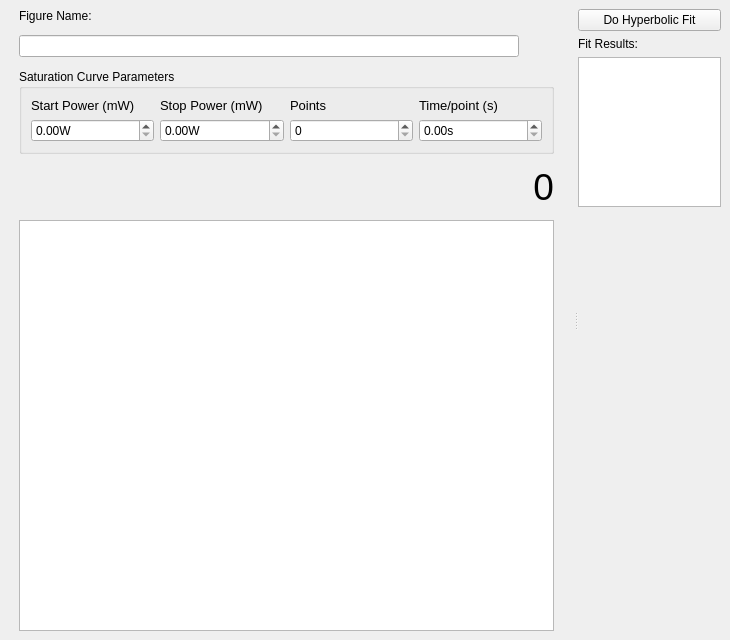
  <widget class="QDockWidget" name="saturation_fit_DockWidget">
   <property name="sizePolicy">
    <sizepolicy hsizetype="Expanding" vsizetype="Preferred">
     <horstretch>0</horstretch>
     <verstretch>0</verstretch>
    </sizepolicy>
   </property>
   <property name="minimumSize">
    <size>
     <width>730</width>
     <height>640</height>
    </size>
   </property>
   <property name="accessibleDescription">
    <string/>
   </property>
   <property name="autoFillBackground">
    <bool>false</bool>
   </property>
   <property name="floating">
    <bool>false</bool>
   </property>
   <property name="allowedAreas">
    <set>Qt::AllDockWidgetAreas</set>
   </property>
   <property name="windowTitle">
    <string>Saturation measurement</string>
   </property>
   <attribute name="dockWidgetArea">
    <number>2</number>
   </attribute>
   <widget class="QWidget" name="dockWidgetContents_2">
    <property name="sizePolicy">
     <sizepolicy hsizetype="Preferred" vsizetype="Preferred">
      <horstretch>0</horstretch>
      <verstretch>0</verstretch>
     </sizepolicy>
    </property>
    <layout class="QGridLayout" name="gridLayout_3">
     <item row="0" column="0">
      <widget class="QSplitter" name="splitter">
       <property name="orientation">
        <enum>Qt::Horizontal</enum>
       </property>
       <widget class="QWidget" name="layoutWidget">
        <layout class="QVBoxLayout" name="verticalLayout_7">
         <property name="spacing">
          <number>12</number>
         </property>
         <property name="leftMargin">
          <number>10</number>
         </property>
         <property name="rightMargin">
          <number>20</number>
         </property>
         <item>
          <widget class="QLabel" name="save_tag_label">
           <property name="text">
            <string>Figure Name:</string>
           </property>
          </widget>
         </item>
         <item>
          <widget class="QLineEdit" name="save_tag_LineEdit">
           <property name="minimumSize">
            <size>
             <width>200</width>
             <height>0</height>
            </size>
           </property>
           <property name="maximumSize">
            <size>
             <width>500</width>
             <height>16777215</height>
            </size>
           </property>
           <property name="toolTip">
            <string>&lt;html&gt;&lt;head/&gt;&lt;body&gt;&lt;p&gt;Enter a nametag which will &lt;/p&gt;&lt;p&gt;be added to the filename&lt;/p&gt;&lt;/body&gt;&lt;/html&gt;</string>
           </property>
          </widget>
         </item>
         <item>
          <widget class="QGroupBox" name="saturation_GroupBox">
           <property name="title">
            <string>Saturation Curve Parameters</string>
           </property>
           <layout class="QHBoxLayout" name="horizontalLayout_4">
            <item>
             <layout class="QVBoxLayout" name="verticalLayout_2">
              <item>
               <widget class="QLabel" name="startPowerLabel">
                <property name="sizePolicy">
                 <sizepolicy hsizetype="Preferred" vsizetype="Preferred">
                  <horstretch>0</horstretch>
                  <verstretch>0</verstretch>
                 </sizepolicy>
                </property>
                <property name="font">
                 <font>
                  <pointsize>10</pointsize>
                 </font>
                </property>
                <property name="text">
                 <string>Start Power (mW)</string>
                </property>
               </widget>
              </item>
              <item>
               <widget class="ScienDSpinBox" name="startPowerDoubleSpinBox">
                <property name="keyboardTracking">
                 <bool>true</bool>
                </property>
                <property name="suffix">
                 <string>W</string>
                </property>
               </widget>
              </item>
             </layout>
            </item>
            <item>
             <layout class="QVBoxLayout" name="verticalLayout_3">
              <item>
               <widget class="QLabel" name="StopPowerLabel">
                <property name="sizePolicy">
                 <sizepolicy hsizetype="Preferred" vsizetype="Preferred">
                  <horstretch>0</horstretch>
                  <verstretch>0</verstretch>
                 </sizepolicy>
                </property>
                <property name="font">
                 <font>
                  <pointsize>10</pointsize>
                 </font>
                </property>
                <property name="text">
                 <string>Stop Power (mW)</string>
                </property>
               </widget>
              </item>
              <item>
               <widget class="ScienDSpinBox" name="stopPowerDoubleSpinBox">
                <property name="keyboardTracking">
                 <bool>true</bool>
                </property>
                <property name="suffix">
                 <string>W</string>
                </property>
               </widget>
              </item>
             </layout>
            </item>
            <item>
             <layout class="QVBoxLayout" name="verticalLayout_4">
              <item>
               <widget class="QLabel" name="NumPointsLabel">
                <property name="sizePolicy">
                 <sizepolicy hsizetype="Preferred" vsizetype="Preferred">
                  <horstretch>0</horstretch>
                  <verstretch>0</verstretch>
                 </sizepolicy>
                </property>
                <property name="font">
                 <font>
                  <pointsize>10</pointsize>
                 </font>
                </property>
                <property name="text">
                 <string>Points</string>
                </property>
               </widget>
              </item>
              <item>
               <widget class="QSpinBox" name="numPointsSpinBox">
                <property name="keyboardTracking">
                 <bool>true</bool>
                </property>
               </widget>
              </item>
             </layout>
            </item>
            <item>
             <layout class="QVBoxLayout" name="verticalLayout_5">
              <item>
               <widget class="QLabel" name="TimeperpointLabel">
                <property name="sizePolicy">
                 <sizepolicy hsizetype="Preferred" vsizetype="Preferred">
                  <horstretch>0</horstretch>
                  <verstretch>0</verstretch>
                 </sizepolicy>
                </property>
                <property name="font">
                 <font>
                  <pointsize>10</pointsize>
                 </font>
                </property>
                <property name="text">
                 <string>&lt;html&gt;&lt;head/&gt;&lt;body&gt;&lt;p&gt;Time/point (s)&lt;/p&gt;&lt;/body&gt;&lt;/html&gt;</string>
                </property>
                <property name="textFormat">
                 <enum>Qt::AutoText</enum>
                </property>
               </widget>
              </item>
              <item>
               <widget class="ScienDSpinBox" name="timeDoubleSpinBox">
                <property name="toolTip">
                 <string>Acquisition time of counts for each laser power</string>
                </property>
                <property name="keyboardTracking">
                 <bool>true</bool>
                </property>
                <property name="suffix">
                 <string>s</string>
                </property>
               </widget>
              </item>
             </layout>
            </item>
           </layout>
          </widget>
         </item>
         <item>
          <layout class="QHBoxLayout" name="horizontalLayout">
           <item>
            <spacer name="horizontalSpacer">
             <property name="orientation">
              <enum>Qt::Horizontal</enum>
             </property>
             <property name="sizeHint" stdset="0">
              <size>
               <width>33</width>
               <height>39</height>
              </size>
             </property>
            </spacer>
           </item>
           <item>
            <widget class="QLabel" name="saturation_Curve_Label">
             <property name="sizePolicy">
              <sizepolicy hsizetype="Expanding" vsizetype="Preferred">
               <horstretch>0</horstretch>
               <verstretch>0</verstretch>
              </sizepolicy>
             </property>
             <property name="font">
              <font>
               <pointsize>28</pointsize>
              </font>
             </property>
             <property name="text">
              <string>0</string>
             </property>
             <property name="alignment">
              <set>Qt::AlignRight|Qt::AlignTrailing|Qt::AlignVCenter</set>
             </property>
            </widget>
           </item>
          </layout>
         </item>
         <item>
          <widget class="PlotWidget" name="saturation_Curve_PlotWidget">
           <property name="sizePolicy">
            <sizepolicy hsizetype="Expanding" vsizetype="Expanding">
             <horstretch>2</horstretch>
             <verstretch>0</verstretch>
            </sizepolicy>
           </property>
          </widget>
         </item>
        </layout>
       </widget>
       <widget class="QWidget" name="layoutWidget">
        <layout class="QGridLayout" name="gridLayout_4">
         <item row="0" column="0">
          <widget class="QPushButton" name="dofit_Button">
           <property name="maximumSize">
            <size>
             <width>275</width>
             <height>16777215</height>
            </size>
           </property>
           <property name="toolTip">
            <string>Fit the measured curve with an hyperbolic function</string>
           </property>
           <property name="text">
            <string>Do Hyperbolic Fit</string>
           </property>
           <property name="checkable">
            <bool>true</bool>
           </property>
           <property name="autoDefault">
            <bool>false</bool>
           </property>
          </widget>
         </item>
         <item row="1" column="0">
          <widget class="QLabel" name="fit_tag_label">
           <property name="text">
            <string>Fit Results:</string>
           </property>
          </widget>
         </item>
         <item row="2" column="0">
          <widget class="QTextBrowser" name="saturation_fit_results_DisplayWidget">
           <property name="sizePolicy">
            <sizepolicy hsizetype="Expanding" vsizetype="Expanding">
             <horstretch>1</horstretch>
             <verstretch>0</verstretch>
            </sizepolicy>
           </property>
           <property name="maximumSize">
            <size>
             <width>275</width>
             <height>150</height>
            </size>
           </property>
           <property name="sizeAdjustPolicy">
            <enum>QAbstractScrollArea::AdjustToContents</enum>
           </property>
           <property name="tabChangesFocus">
            <bool>true</bool>
           </property>
          </widget>
         </item>
         <item row="3" column="0">
          <spacer name="verticalSpacer">
           <property name="orientation">
            <enum>Qt::Vertical</enum>
           </property>
           <property name="sizeHint" stdset="0">
            <size>
             <width>20</width>
             <height>40</height>
            </size>
           </property>
          </spacer>
         </item>
        </layout>
       </widget>
      </widget>
     </item>
    </layout>
   </widget>
  </widget>
